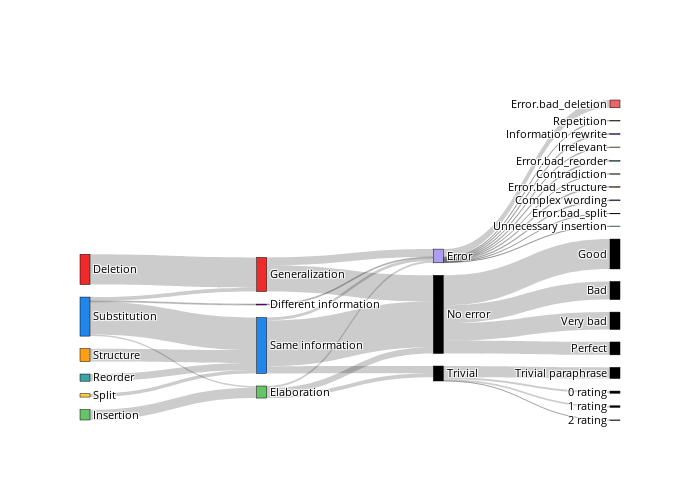

Write notebook code for a chart like this one.
### Code cell
sankey_combined(data)

### Figure 1 — Plotly figure (JSON) as saved in the notebook; plotly's stock layout.template omitted (floating-point values rounded to 4 significant figures)
{"data": [{"link": {"source": [0, 0, 0, 0, 1, 1, 1, 1, 2, 2, 2, 2, 3, 3, 3, 3, 4, 4, 4, 4, 5, 5, 5, 5, 6, 6, 6, 7, 7, 7, 8, 8, 8, 9, 9, 9, 10, 10, 10, 10, 10, 10, 10, 10, 10, 10, 10, 10, 11, 11, 11, 11, 11, 11, 11, 11, 11, 11, 11, 11, 12, 12, 12, 12, 12, 12, 12, 12, 12, 12, 12, 12, 10, 10, 10, 10, 11, 11, 11, 11], "target": [6, 7, 8, 9, 6, 7, 8, 9, 6, 7, 8, 9, 6, 7, 8, 9, 6, 7, 8, 9, 6, 7, 8, 9, 10, 11, 12, 10, 11, 12, 10, 11, 12, 10, 11, 12, 13, 14, 15, 16, 17, 18, 19, 20, 21, 22, 23, 24, 13, 14, 15, 16, 17, 18, 19, 20, 21, 22, 23, 24, 13, 14, 15, 16, 17, 18, 19, 20, 21, 22, 23, 24, 25, 26, 27, 28, 29, 30, 31, 32], "value": [856, 0, 0, 0, 0, 0, 294, 0, 109, 923, 48, 27, 0, 204, 0, 0, 0, 363, 0, 0, 0, 94, 0, 0, 744, 0, 221, 1294, 206, 84, 177, 109, 56, 0, 0, 27, 0, 0, 0, 0, 0, 0, 0, 0, 0, 0, 0, 0, 0, 0, 0, 0, 0, 0, 0, 0, 0, 0, 0, 0, 0, 19, 4, 0, 18, 27, 221, 27, 26, 6, 12, 25, 491, 512, 847, 365, 62, 45, 2, 315]}, "node": {"color": ["#ee2a2a", "#64C466", "#2186eb", "#3ca3a7", "#FF9F15", "#F7CE46", "#ee2a2a", "#2186eb", "#64C466", "#b103fc", "black", "black", "#ad9ef0", "#e65388", "#c3eb98", "#c3eb98", "#c3eb98", "#c3eb98", "#ca54e8", "#eb6565", "#81d3d6", "#ffc573", "#f5db87", "#b0f5b7", "#8e88f7", "black", "black", "black", "black", "black", "black", "black", "black"], "label": ["Deletion", "Insertion", "Substitution", "Reorder", "Structure", "Split", "Generalization", "Same information", "Elaboration", "Different information", "No error", "Trivial", "Error", "Coreference", "Repetition", "Contradiction", "Hallucination", "Irrelevant", "Information rewrite", "Error.bad_deletion", "Error.bad_reorder", "Error.bad_structure", "Error.bad_split", "Unnecessary insertion", "Complex wording", "Very bad", "Bad", "Good", "Perfect", "0 rating", "1 rating", "2 rating", "Trivial paraphrase"], "line": {"color": "black", "width": 0.5}, "pad": 15, "thickness": 10}, "type": "sankey", "valueformat": "d", "valuesuffix": " edits"}], "layout": {"font": {"color": "black", "size": 11}, "height": 500, "title": {"text": ""}, "width": 700}}
